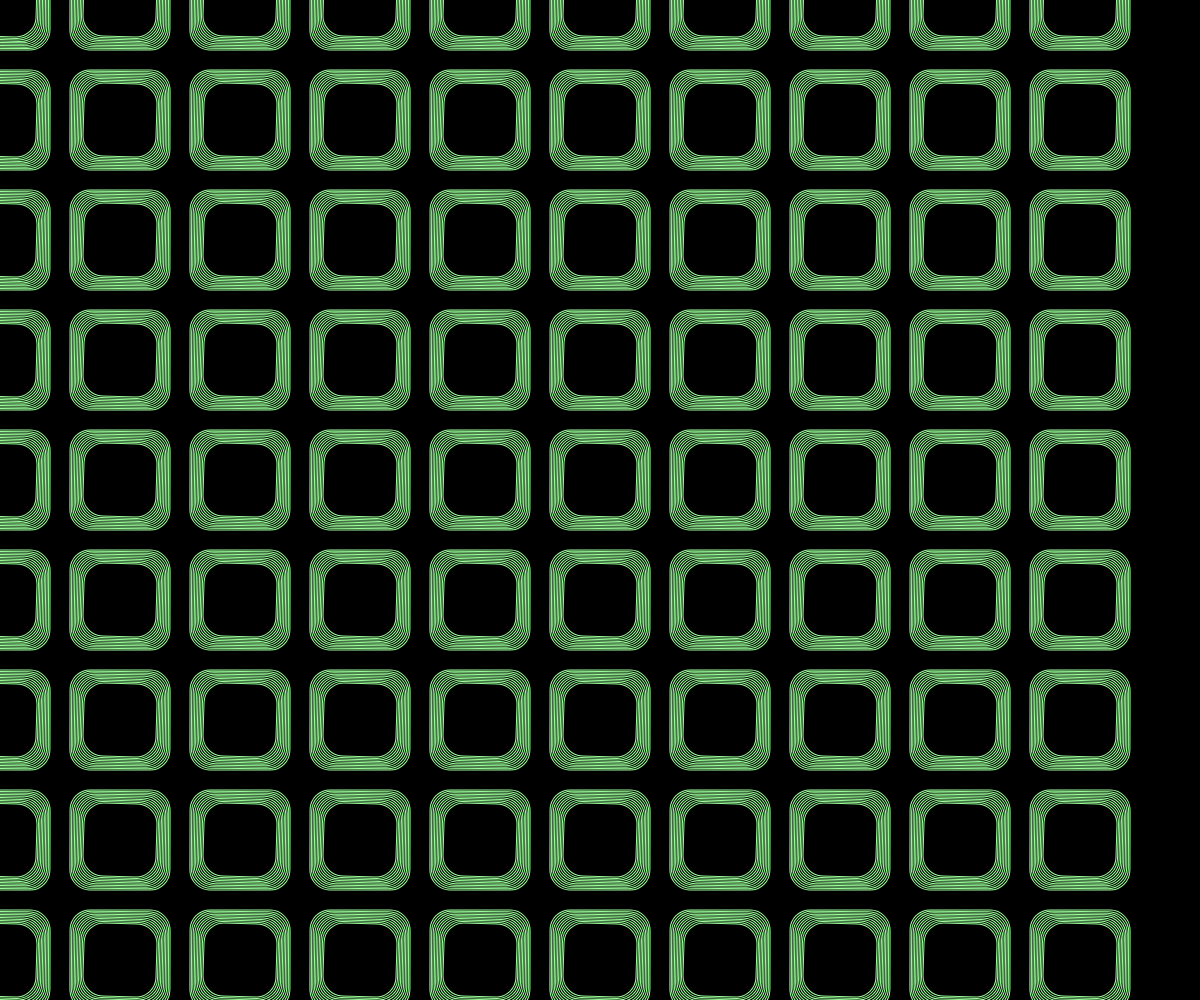
Frame 1 (no input)
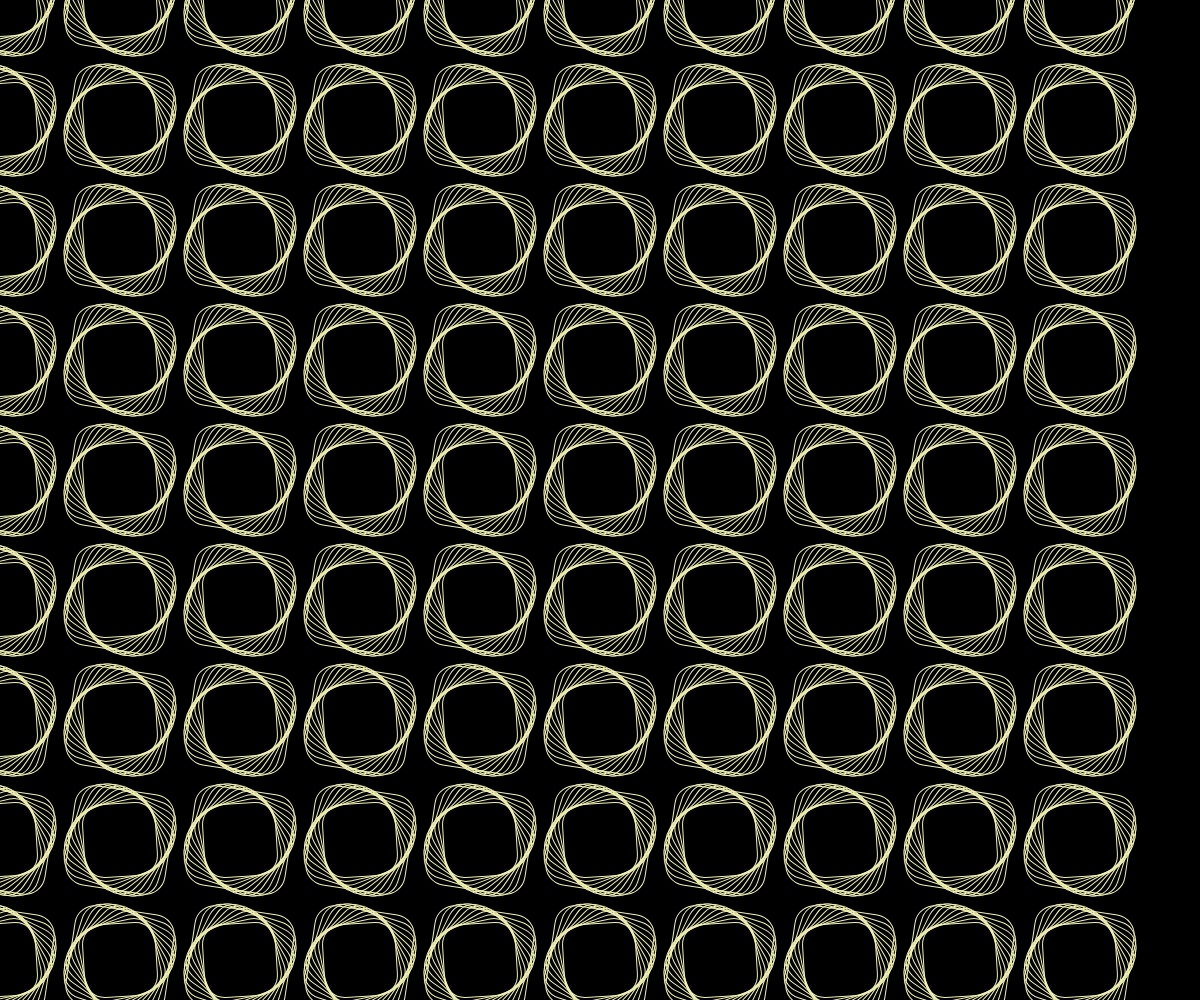
Frame 60 (no input)
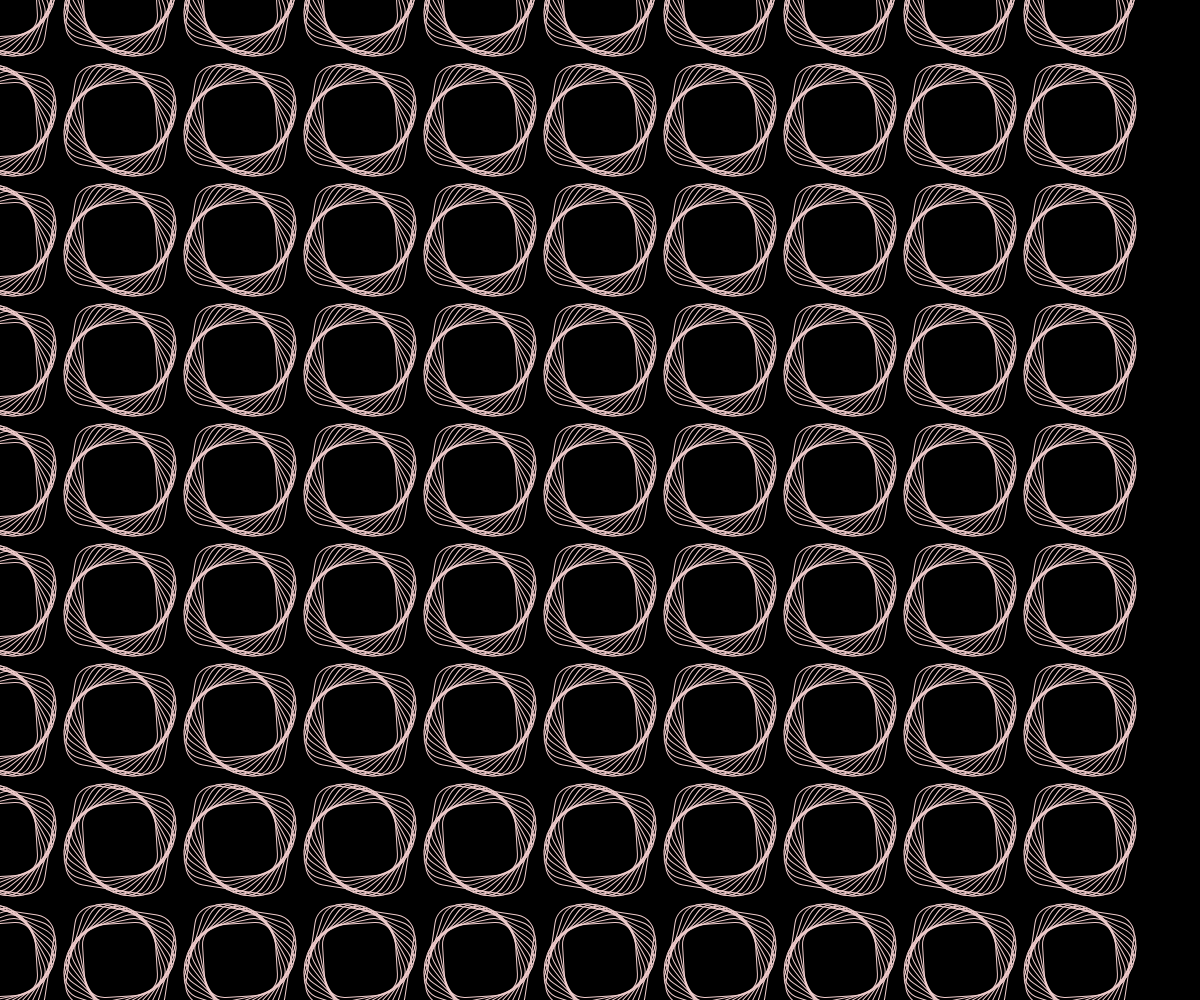
Frame 120 (the mouse pressed at the canvas centre since frame 60)

The p5.js sketch that drew these frames (run headless with seeded random() and noise() and a simulated clock; from frame 60 on, the mouse is pressed at the canvas centre):

// p5.js sketch
// ── sketch.js

let angle = 0
function setup() {
  createCanvas(windowWidth, windowHeight);
  background(0)
  rectMode(CENTER)
  noFill()
  angleMode(DEGREES)

}
function draw() {
  background(0);
    for(let  y=0;y<height;y= y+120){
    for(let x=0;x<width;x = x+120){
    push()
    translate(x,y)
    stroke(255)
    for(let i =0; i<10;i = i+1){
     let r = map(sin(frameCount),-1,1,50,255) 
     let g = map(cos(frameCount/2),-1,1,50,255) 
     let b = map(sin(frameCount/4),-1,1,50,255) 
     stroke(r,g,b);
     rotate(angle)
     rect(0,0,100-i*3,100-i*3,20)
     angle=sin(frameCount) *10
     }
  pop()
  }
 }
}
